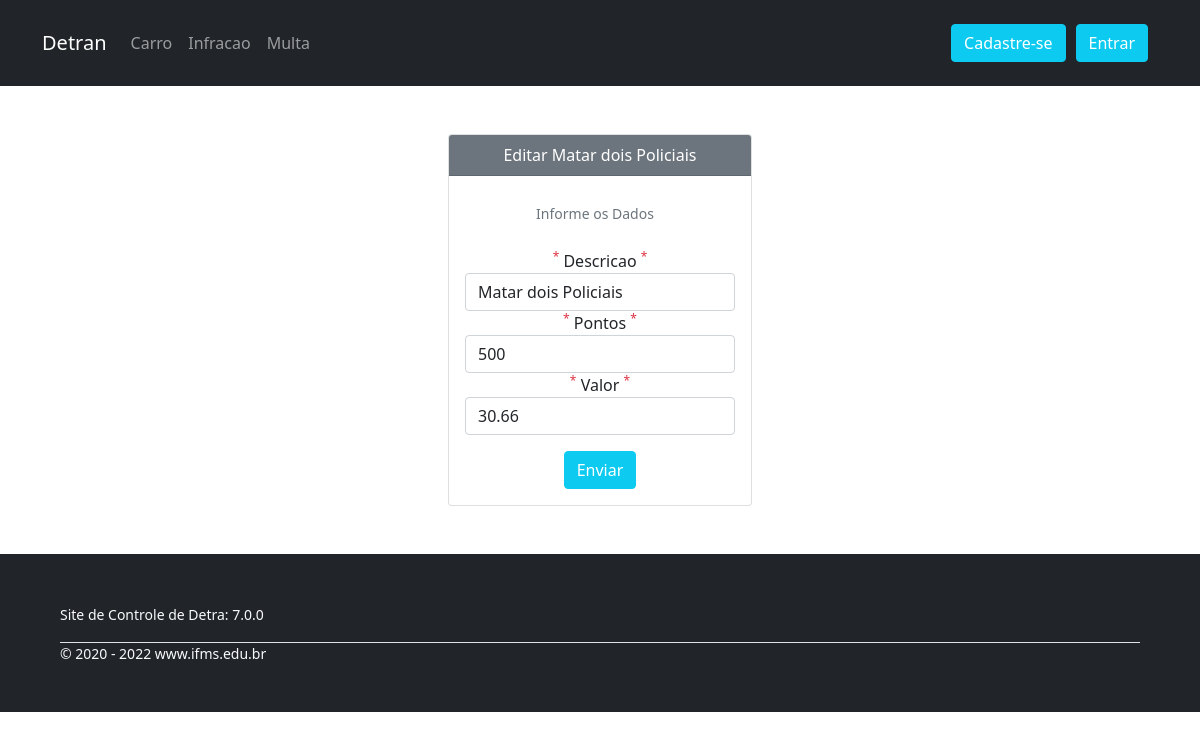
Screenshot of /infracoes/edit/6 with the database file from the repository.
### tables this page shows
CREATE TABLE `tb_infracao` (
  `idtb_infracao` int(10) UNSIGNED NOT NULL,
  `descricao` varchar(200) NOT NULL,
  `pontos` int(11) NOT NULL,
  `valor` double NOT NULL
);

### app/Controllers/Infracoes.php (called while the page is built, shortened)
<?php
class Infracoes extends Controller
{
    private $infracaoServer;
    public function __construct()
    {
        $this->infracaoServer = $this->server('Infracao');
    }
    public function edit($id){
        $formulario = filter_input_array(INPUT_POST, FILTER_SANITIZE_STRING);
        $infracao = $this->infracaoServer->getInfracao($id);
        $infracao = To::array($infracao);
        if(is_null($formulario)){
            $dados = $this->infracaoServer->validarCampos($infracao);
        }
        $dados['dado']['idtb_infracao'] = $infracao['idtb_infracao'];
        $this->view('forms/formInfracao', $dados);
    }
}

### app/Libraries/Rota.php (called while the page is built, shortened)
<?php
    class Rota{
        private $metodo = 'index';
        public function __construct(){
            $url = $this->url();
            unset($url[0]);
            $this->controlador = new $this->controlador;
            if(isset($url[1])):
                if(method_exists($this->controlador, $url[1])):
                    $this->metodo = $url[1];
                    unset($url[1]);
                endif;
            endif;
            $this->parametros = $url ? array_values($url) : [];
            call_user_func_array([$this->controlador, $this->metodo], $this->parametros);
        }
        private function url(){
            $url = filter_input(INPUT_GET, 'url', FILTER_SANITIZE_URL);
            if(isset($url)):
                $url = trim(rtrim($url, '/'));
                $url = explode('/', $url);
                return $url;
            endif;
        }
    }
?>

### app/Libraries/Database.php (called while the page is built, shortened)
<?php
    class Database{
        private $host = 'localhost';
        private $user = 'root';
        private $senha = '';
        private $base = 'detran';
        private $porta = '3306';
        private $dbh;
        private $stmt;
        public function __construct(){
            $dsn = "mysql:host=".$this->host.";port=".$this->porta.";dbname=".$this->base;
            $opcoes = [
                PDO::ATTR_PERSISTENT => true,
                PDO::ATTR_ERRMODE => PDO::ERRMODE_EXCEPTION
            ];
            try {
                $this->dbh = new PDO($dsn, $this->user, $this->senha, $opcoes);
            } catch (PDOException $e) {
                print "Error!: " . $e->getMessage() . "<br/>";
                die();
            }
        }
        public function query($sql){
            $this->stmt = $this->dbh->prepare($sql);
        }
        public function bind($paramatro, $valor, $tipo = null){
            if(is_null($tipo)):
                switch (true) {
                    default: $tipo = PDO::PARAM_STR;
                    break;
                }
            endif;
            $this->stmt->bindValue($paramatro, $valor, $tipo);
        }
        public function executar(){
            return $this->stmt->execute();
        }
        public function resultado(){
            $this->executar();
            return $this->stmt->fetch(PDO::FETCH_OBJ);
        }
    }
?>

### app/Servers/serverInfracao.php (called while the page is built, shortened)
<?php
class serverInfracao extends Controller
{
    private $db;
    public function __construct()
    {
        $this->db = new Database();
    }
    public function getInfracao($id)
    {
        $this->db->query("SELECT * FROM `tb_infracao` where `idtb_infracao` = :id");
        $this->db->bind(':id', $id);
        return $this->db->resultado();
    }
}

### app/Views/forms/formInfracao.php (the view, shortened to what this page needs)
<div class="col-xl-4 col-md-6 mx-auto p-5 text-center">
    <div class="card">
        <div class="card-header bg-secondary text-white">
            <?= (isset($dados['dado']['idtb_infracao']) == NULL) ? 'Cadastro de Infracao' : "Editar " . $dados['dado']['descricao'] ?>
        </div>
        <div class="card-body">
            <p class="card-text"><small class="text-muted">Informe os Dados</small></p>
            <form name="login" method="POST" action=<?= (isset($dados['dado']['idtb_infracao']) == NULL) ? URL . "/infracoes/insert" : URL . "/infracoes/edit/" . $dados['dado']['idtb_infracao'] ?> class="mt-4">
                <div class="form-group">
                    <label for="descricao"><sup class="text-danger">*</sup> Descricao <sup class="text-danger">*</sup></label>
                    <input type="text" name="descricao" id="descricao" value="<?= $dados['dado']['descricao'] ?>" class="form-control <?= $dados['erro']['descricao'] ? 'is-invalid' : '' ?>">
                </div>
                <div class="form-group">
                    <label for="pontos"><sup class="text-danger">*</sup> Pontos <sup class="text-danger">*</sup></label>
                    <input type="text" name="pontos" id="pontos" value="<?= $dados['dado']['pontos'] ?>" class="form-control  <?= $dados['erro']['pontos'] ? 'is-invalid' : '' ?>">
                </div>
                <div class="form-group">
                    <label for="valor"><sup class="text-danger">*</sup> Valor <sup class="text-danger">*</sup></label>
                    <input type="text" name="valor" id="valor" value="<?= $dados['dado']['valor'] ?>" class="form-control  <?= $dados['erro']['valor'] ? 'is-invalid' : '' ?>">
                </div>
                <div class="form-group">
                    <div class="">
                        <button class="btn btn-info mt-3 text-white">Enviar</button>
                    </div>
                </div>
            </form>
        </div>
    </div>
</div>

### public/css/container.css (style rules this page uses)
body { margin: 0; width: 100%; }

### app/Views/cabecalho.php (style rules this page uses)
#login a, p { margin-top: 9px; margin-right: 10px; height: 100%; }

### rows the page displays
tb_infracao: descricao "Matar dois Policiais", pontos "500", valor "30.66"

### other values shown
APP_VERSAO "7.0.0"
